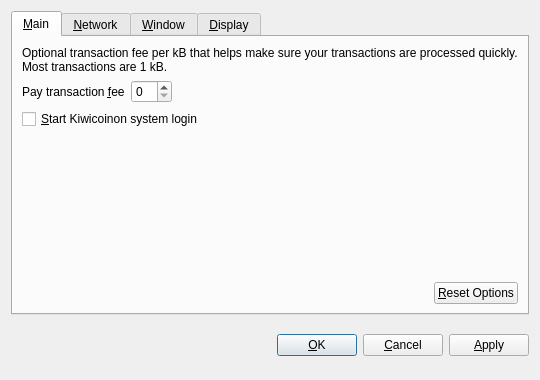
<?xml version="1.0" encoding="UTF-8"?>
<ui version="4.0">
 <class>OptionsDialog</class>
 <widget class="QDialog" name="OptionsDialog">
  <property name="geometry">
   <rect>
    <x>0</x>
    <y>0</y>
    <width>540</width>
    <height>380</height>
   </rect>
  </property>
  <property name="windowTitle">
   <string>Options</string>
  </property>
  <property name="modal">
   <bool>true</bool>
  </property>
  <layout class="QVBoxLayout" name="verticalLayout">
   <item>
    <widget class="QTabWidget" name="tabWidget">
     <property name="tabPosition">
      <enum>QTabWidget::North</enum>
     </property>
     <property name="currentIndex">
      <number>0</number>
     </property>
     <widget class="QWidget" name="tabMain">
      <attribute name="title">
       <string>&amp;Main</string>
      </attribute>
      <layout class="QVBoxLayout" name="verticalLayout_Main">
       <item>
        <widget class="QLabel" name="transactionFeeInfoLabel">
         <property name="text">
          <string>Optional transaction fee per kB that helps make sure your transactions are processed quickly. Most transactions are 1 kB.</string>
         </property>
         <property name="textFormat">
          <enum>Qt::PlainText</enum>
         </property>
         <property name="wordWrap">
          <bool>true</bool>
         </property>
        </widget>
       </item>
       <item>
        <layout class="QHBoxLayout" name="horizontalLayout_1_Main">
         <item>
          <widget class="QLabel" name="transactionFeeLabel">
           <property name="text">
            <string>Pay transaction &amp;fee</string>
           </property>
           <property name="textFormat">
            <enum>Qt::PlainText</enum>
           </property>
           <property name="buddy">
            <cstring>transactionFee</cstring>
           </property>
          </widget>
         </item>
         <item>
          <widget class="BitcoinAmountField" name="transactionFee"/>
         </item>
         <item>
          <spacer name="horizontalSpacer_1_Main">
           <property name="orientation">
            <enum>Qt::Horizontal</enum>
           </property>
           <property name="sizeHint" stdset="0">
            <size>
             <width>40</width>
             <height>20</height>
            </size>
           </property>
          </spacer>
         </item>
        </layout>
       </item>
       <item>
        <widget class="QCheckBox" name="bitcoinAtStartup">
         <property name="toolTip">
          <string>Automatically start Kiwicoinafter logging in to the system.</string>
         </property>
         <property name="text">
          <string>&amp;Start Kiwicoinon system login</string>
         </property>
        </widget>
       </item>
       <item>
        <spacer name="verticalSpacer_Main">
         <property name="orientation">
          <enum>Qt::Vertical</enum>
         </property>
         <property name="sizeHint" stdset="0">
          <size>
           <width>20</width>
           <height>40</height>
          </size>
         </property>
        </spacer>
       </item>
       <item>
        <layout class="QHBoxLayout" name="horizontalLayout_2_Main">
         <item>
          <spacer name="horizontalSpacer_2_Main">
           <property name="orientation">
            <enum>Qt::Horizontal</enum>
           </property>
           <property name="sizeHint" stdset="0">
            <size>
             <width>40</width>
             <height>20</height>
            </size>
           </property>
          </spacer>
         </item>
         <item>
          <widget class="QPushButton" name="resetButton">
           <property name="toolTip">
            <string>Reset all client options to default.</string>
           </property>
           <property name="text">
            <string>&amp;Reset Options</string>
           </property>
           <property name="autoDefault">
            <bool>false</bool>
           </property>
          </widget>
         </item>
        </layout>
       </item>
      </layout>
     </widget>
     <widget class="QWidget" name="tabNetwork">
      <attribute name="title">
       <string>&amp;Network</string>
      </attribute>
      <layout class="QVBoxLayout" name="verticalLayout_Network">
       <item>
        <widget class="QCheckBox" name="mapPortUpnp">
         <property name="toolTip">
          <string>Automatically open the Bitcoin client port on the router. This only works when your router supports UPnP and it is enabled.</string>
         </property>
         <property name="text">
          <string>Map port using &amp;UPnP</string>
         </property>
        </widget>
       </item>
       <item>
        <widget class="QCheckBox" name="connectSocks">
         <property name="toolTip">
          <string>Connect to the Bitcoin network through a SOCKS proxy (e.g. when connecting through Tor).</string>
         </property>
         <property name="text">
          <string>&amp;Connect through SOCKS proxy:</string>
         </property>
        </widget>
       </item>
       <item>
        <layout class="QHBoxLayout" name="horizontalLayout_Network">
         <item>
          <widget class="QLabel" name="proxyIpLabel">
           <property name="text">
            <string>Proxy &amp;IP:</string>
           </property>
           <property name="textFormat">
            <enum>Qt::PlainText</enum>
           </property>
           <property name="buddy">
            <cstring>proxyIp</cstring>
           </property>
          </widget>
         </item>
         <item>
          <widget class="QValidatedLineEdit" name="proxyIp">
           <property name="maximumSize">
            <size>
             <width>140</width>
             <height>16777215</height>
            </size>
           </property>
           <property name="toolTip">
            <string>IP address of the proxy (e.g. 127.0.0.1)</string>
           </property>
          </widget>
         </item>
         <item>
          <widget class="QLabel" name="proxyPortLabel">
           <property name="text">
            <string>&amp;Port:</string>
           </property>
           <property name="textFormat">
            <enum>Qt::PlainText</enum>
           </property>
           <property name="buddy">
            <cstring>proxyPort</cstring>
           </property>
          </widget>
         </item>
         <item>
          <widget class="QLineEdit" name="proxyPort">
           <property name="maximumSize">
            <size>
             <width>55</width>
             <height>16777215</height>
            </size>
           </property>
           <property name="toolTip">
            <string>Port of the proxy (e.g. 9050)</string>
           </property>
          </widget>
         </item>
         <item>
          <widget class="QLabel" name="socksVersionLabel">
           <property name="text">
            <string>SOCKS &amp;Version:</string>
           </property>
           <property name="textFormat">
            <enum>Qt::PlainText</enum>
           </property>
           <property name="buddy">
            <cstring>socksVersion</cstring>
           </property>
          </widget>
         </item>
         <item>
          <widget class="QValueComboBox" name="socksVersion">
           <property name="toolTip">
            <string>SOCKS version of the proxy (e.g. 5)</string>
           </property>
          </widget>
         </item>
         <item>
          <spacer name="horizontalSpacer_Network">
           <property name="orientation">
            <enum>Qt::Horizontal</enum>
           </property>
           <property name="sizeHint" stdset="0">
            <size>
             <width>40</width>
             <height>20</height>
            </size>
           </property>
          </spacer>
         </item>
        </layout>
       </item>
       <item>
        <spacer name="verticalSpacer_Network">
         <property name="orientation">
          <enum>Qt::Vertical</enum>
         </property>
         <property name="sizeHint" stdset="0">
          <size>
           <width>20</width>
           <height>40</height>
          </size>
         </property>
        </spacer>
       </item>
      </layout>
     </widget>
     <widget class="QWidget" name="tabWindow">
      <attribute name="title">
       <string>&amp;Window</string>
      </attribute>
      <layout class="QVBoxLayout" name="verticalLayout_Window">
       <item>
        <widget class="QCheckBox" name="minimizeToTray">
         <property name="toolTip">
          <string>Show only a tray icon after minimizing the window.</string>
         </property>
         <property name="text">
          <string>&amp;Minimize to the tray instead of the taskbar</string>
         </property>
        </widget>
       </item>
       <item>
        <widget class="QCheckBox" name="minimizeOnClose">
         <property name="toolTip">
          <string>Minimize instead of exit the application when the window is closed. When this option is enabled, the application will be closed only after selecting Quit in the menu.</string>
         </property>
         <property name="text">
          <string>M&amp;inimize on close</string>
         </property>
        </widget>
       </item>
       <item>
        <spacer name="verticalSpacer_Window">
         <property name="orientation">
          <enum>Qt::Vertical</enum>
         </property>
         <property name="sizeHint" stdset="0">
          <size>
           <width>20</width>
           <height>40</height>
          </size>
         </property>
        </spacer>
       </item>
      </layout>
     </widget>
     <widget class="QWidget" name="tabDisplay">
      <attribute name="title">
       <string>&amp;Display</string>
      </attribute>
      <layout class="QVBoxLayout" name="verticalLayout_Display">
       <item>
        <layout class="QHBoxLayout" name="horizontalLayout_1_Display">
         <item>
          <widget class="QLabel" name="langLabel">
           <property name="text">
            <string>User Interface &amp;language:</string>
           </property>
           <property name="textFormat">
            <enum>Qt::PlainText</enum>
           </property>
           <property name="buddy">
            <cstring>lang</cstring>
           </property>
          </widget>
         </item>
         <item>
          <widget class="QValueComboBox" name="lang">
           <property name="toolTip">
            <string>The user interface language can be set here. This setting will take effect after restarting Bitcoin.</string>
           </property>
          </widget>
         </item>
        </layout>
       </item>
       <item>
        <layout class="QHBoxLayout" name="horizontalLayout_2_Display">
         <item>
          <widget class="QLabel" name="unitLabel">
           <property name="text">
            <string>&amp;Unit to show amounts in:</string>
           </property>
           <property name="textFormat">
            <enum>Qt::PlainText</enum>
           </property>
           <property name="buddy">
            <cstring>unit</cstring>
           </property>
          </widget>
         </item>
         <item>
          <widget class="QValueComboBox" name="unit">
           <property name="toolTip">
            <string>Choose the default subdivision unit to show in the interface and when sending coins.</string>
           </property>
          </widget>
         </item>
        </layout>
       </item>
       <item>
        <widget class="QCheckBox" name="displayAddresses">
         <property name="toolTip">
          <string>Whether to show Bitcoin addresses in the transaction list or not.</string>
         </property>
         <property name="text">
          <string>&amp;Display addresses in transaction list</string>
         </property>
        </widget>
       </item>
       <item>
        <spacer name="verticalSpacer_Display">
         <property name="orientation">
          <enum>Qt::Vertical</enum>
         </property>
         <property name="sizeHint" stdset="0">
          <size>
           <width>20</width>
           <height>40</height>
          </size>
         </property>
        </spacer>
       </item>
      </layout>
     </widget>
    </widget>
   </item>
   <item>
    <layout class="QHBoxLayout" name="horizontalLayout_Buttons">
     <item>
      <spacer name="horizontalSpacer_1">
       <property name="orientation">
        <enum>Qt::Horizontal</enum>
       </property>
       <property name="sizeHint" stdset="0">
        <size>
         <width>40</width>
         <height>48</height>
        </size>
       </property>
      </spacer>
     </item>
     <item>
      <widget class="QLabel" name="statusLabel">
       <property name="font">
        <font>
         <weight>75</weight>
         <bold>true</bold>
        </font>
       </property>
       <property name="text">
        <string/>
       </property>
       <property name="textFormat">
        <enum>Qt::PlainText</enum>
       </property>
       <property name="wordWrap">
        <bool>true</bool>
       </property>
      </widget>
     </item>
     <item>
      <spacer name="horizontalSpacer_2">
       <property name="orientation">
        <enum>Qt::Horizontal</enum>
       </property>
       <property name="sizeHint" stdset="0">
        <size>
         <width>40</width>
         <height>48</height>
        </size>
       </property>
      </spacer>
     </item>
     <item>
      <widget class="QPushButton" name="okButton">
       <property name="text">
        <string>&amp;OK</string>
       </property>
      </widget>
     </item>
     <item>
      <widget class="QPushButton" name="cancelButton">
       <property name="text">
        <string>&amp;Cancel</string>
       </property>
       <property name="autoDefault">
        <bool>false</bool>
       </property>
      </widget>
     </item>
     <item>
      <widget class="QPushButton" name="applyButton">
       <property name="text">
        <string>&amp;Apply</string>
       </property>
       <property name="autoDefault">
        <bool>false</bool>
       </property>
      </widget>
     </item>
    </layout>
   </item>
  </layout>
 </widget>
 <customwidgets>
  <customwidget>
   <class>BitcoinAmountField</class>
   <extends>QSpinBox</extends>
   <header>bitcoinamountfield.h</header>
  </customwidget>
  <customwidget>
   <class>QValueComboBox</class>
   <extends>QComboBox</extends>
   <header>qvaluecombobox.h</header>
  </customwidget>
  <customwidget>
   <class>QValidatedLineEdit</class>
   <extends>QLineEdit</extends>
   <header>qvalidatedlineedit.h</header>
  </customwidget>
 </customwidgets>
 <resources/>
 <connections/>
</ui>
